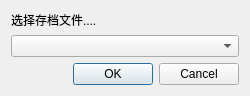
<?xml version="1.0" encoding="UTF-8"?>
<ui version="4.0">
 <class>ChooseFileDialog</class>
 <widget class="QDialog" name="ChooseFileDialog">
  <property name="geometry">
   <rect>
    <x>0</x>
    <y>0</y>
    <width>250</width>
    <height>95</height>
   </rect>
  </property>
  <property name="windowTitle">
   <string>选择文件...</string>
  </property>
  <layout class="QVBoxLayout" name="verticalLayout">
   <item>
    <widget class="QLabel" name="label">
     <property name="styleSheet">
      <string notr="true">font: 16pt &quot;黑体&quot;;</string>
     </property>
     <property name="text">
      <string>选择存档文件....</string>
     </property>
    </widget>
   </item>
   <item>
    <widget class="QComboBox" name="comboBox">
     <property name="editable">
      <bool>false</bool>
     </property>
     <property name="placeholderText">
      <string>请选择...</string>
     </property>
    </widget>
   </item>
   <item>
    <layout class="QHBoxLayout" name="horizontalLayout">
     <item>
      <spacer name="horizontalSpacer">
       <property name="orientation">
        <enum>Qt::Horizontal</enum>
       </property>
       <property name="sizeHint" stdset="0">
        <size>
         <width>40</width>
         <height>20</height>
        </size>
       </property>
      </spacer>
     </item>
     <item>
      <widget class="QDialogButtonBox" name="buttonBox">
       <property name="orientation">
        <enum>Qt::Horizontal</enum>
       </property>
       <property name="standardButtons">
        <set>QDialogButtonBox::Cancel|QDialogButtonBox::Ok</set>
       </property>
      </widget>
     </item>
    </layout>
   </item>
  </layout>
 </widget>
 <resources/>
 <connections>
  <connection>
   <sender>buttonBox</sender>
   <signal>accepted()</signal>
   <receiver>ChooseFileDialog</receiver>
   <slot>accept()</slot>
   <hints>
    <hint type="sourcelabel">
     <x>248</x>
     <y>254</y>
    </hint>
    <hint type="destinationlabel">
     <x>157</x>
     <y>274</y>
    </hint>
   </hints>
  </connection>
  <connection>
   <sender>buttonBox</sender>
   <signal>rejected()</signal>
   <receiver>ChooseFileDialog</receiver>
   <slot>reject()</slot>
   <hints>
    <hint type="sourcelabel">
     <x>316</x>
     <y>260</y>
    </hint>
    <hint type="destinationlabel">
     <x>286</x>
     <y>274</y>
    </hint>
   </hints>
  </connection>
 </connections>
</ui>
